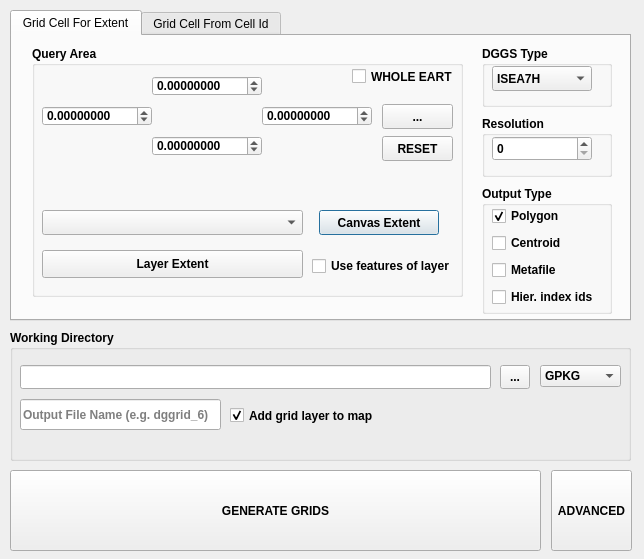
<?xml version="1.0" encoding="UTF-8"?>
<ui version="4.0">
 <class>DGGRIDDialogBase</class>
 <widget class="QDialog" name="DGGRIDDialogBase">
  <property name="enabled">
   <bool>true</bool>
  </property>
  <property name="geometry">
   <rect>
    <x>0</x>
    <y>0</y>
    <width>644</width>
    <height>559</height>
   </rect>
  </property>
  <property name="windowTitle">
   <string>DGGRID Create</string>
  </property>
  <widget class="QTabWidget" name="tabWidget">
   <property name="geometry">
    <rect>
     <x>10</x>
     <y>10</y>
     <width>621</width>
     <height>311</height>
    </rect>
   </property>
   <property name="focusPolicy">
    <enum>Qt::TabFocus</enum>
   </property>
   <property name="currentIndex">
    <number>0</number>
   </property>
   <widget class="QWidget" name="tab_1">
    <attribute name="title">
     <string>Grid Cell For Extent</string>
    </attribute>
    <widget class="QGroupBox" name="groupBox_3">
     <property name="geometry">
      <rect>
       <x>470</x>
       <y>80</y>
       <width>130</width>
       <height>61</height>
      </rect>
     </property>
     <property name="font">
      <font>
       <weight>75</weight>
       <bold>true</bold>
      </font>
     </property>
     <property name="title">
      <string>Resolution</string>
     </property>
     <widget class="QSpinBox" name="sb_resolution">
      <property name="geometry">
       <rect>
        <x>10</x>
        <y>20</y>
        <width>100</width>
        <height>25</height>
       </rect>
      </property>
      <property name="maximum">
       <number>35</number>
      </property>
     </widget>
    </widget>
    <widget class="QGroupBox" name="groupBox_2">
     <property name="geometry">
      <rect>
       <x>470</x>
       <y>10</y>
       <width>130</width>
       <height>61</height>
      </rect>
     </property>
     <property name="font">
      <font>
       <weight>75</weight>
       <bold>true</bold>
      </font>
     </property>
     <property name="title">
      <string>DGGS Type</string>
     </property>
     <widget class="QComboBox" name="cb_dggstype">
      <property name="geometry">
       <rect>
        <x>10</x>
        <y>20</y>
        <width>100</width>
        <height>25</height>
       </rect>
      </property>
      <item>
       <property name="text">
        <string>ISEA7H</string>
       </property>
      </item>
      <item>
       <property name="text">
        <string>SUPERFUND</string>
       </property>
      </item>
      <item>
       <property name="text">
        <string>PLANETRISK</string>
       </property>
      </item>
      <item>
       <property name="text">
        <string>ISEA3H</string>
       </property>
      </item>
      <item>
       <property name="text">
        <string>ISEA4H</string>
       </property>
      </item>
      <item>
       <property name="text">
        <string>ISEA4T</string>
       </property>
      </item>
      <item>
       <property name="text">
        <string>ISEA4D</string>
       </property>
      </item>
      <item>
       <property name="text">
        <string>ISEA43H</string>
       </property>
      </item>
      <item>
       <property name="text">
        <string>IGEO7v2</string>
       </property>
      </item>
      <item>
       <property name="text">
        <string>FULLER3H</string>
       </property>
      </item>
      <item>
       <property name="text">
        <string>FULLER4H</string>
       </property>
      </item>
      <item>
       <property name="text">
        <string>FULLER4T</string>
       </property>
      </item>
      <item>
       <property name="text">
        <string>FULLER4D</string>
       </property>
      </item>
      <item>
       <property name="text">
        <string>FULLER43H</string>
       </property>
      </item>
      <item>
       <property name="text">
        <string>FULLER7H</string>
       </property>
      </item>
      <item>
       <property name="text">
        <string>UBER H3</string>
       </property>
      </item>
     </widget>
    </widget>
    <widget class="QGroupBox" name="groupBox">
     <property name="enabled">
      <bool>true</bool>
     </property>
     <property name="geometry">
      <rect>
       <x>20</x>
       <y>10</y>
       <width>431</width>
       <height>251</height>
      </rect>
     </property>
     <property name="font">
      <font>
       <weight>75</weight>
       <bold>true</bold>
      </font>
     </property>
     <property name="title">
      <string>Query Area</string>
     </property>
     <widget class="QDoubleSpinBox" name="sb_extent_maxy">
      <property name="geometry">
       <rect>
        <x>120</x>
        <y>30</y>
        <width>110</width>
        <height>20</height>
       </rect>
      </property>
      <property name="decimals">
       <number>8</number>
      </property>
      <property name="minimum">
       <double>-90.000000000000000</double>
      </property>
      <property name="maximum">
       <double>90.000000000000000</double>
      </property>
     </widget>
     <widget class="QDoubleSpinBox" name="sb_extent_maxx">
      <property name="geometry">
       <rect>
        <x>230</x>
        <y>60</y>
        <width>110</width>
        <height>20</height>
       </rect>
      </property>
      <property name="decimals">
       <number>8</number>
      </property>
      <property name="minimum">
       <double>-180.000000000000000</double>
      </property>
      <property name="maximum">
       <double>180.000000000000000</double>
      </property>
     </widget>
     <widget class="QDoubleSpinBox" name="sb_extent_minx">
      <property name="geometry">
       <rect>
        <x>10</x>
        <y>60</y>
        <width>110</width>
        <height>20</height>
       </rect>
      </property>
      <property name="decimals">
       <number>8</number>
      </property>
      <property name="minimum">
       <double>-180.000000000000000</double>
      </property>
      <property name="maximum">
       <double>180.000000000000000</double>
      </property>
     </widget>
     <widget class="QDoubleSpinBox" name="sb_extent_miny">
      <property name="geometry">
       <rect>
        <x>120</x>
        <y>90</y>
        <width>110</width>
        <height>20</height>
       </rect>
      </property>
      <property name="decimals">
       <number>8</number>
      </property>
      <property name="minimum">
       <double>-90.000000000000000</double>
      </property>
      <property name="maximum">
       <double>90.000000000000000</double>
      </property>
     </widget>
     <widget class="QComboBox" name="cb_layers">
      <property name="geometry">
       <rect>
        <x>10</x>
        <y>164</y>
        <width>261</width>
        <height>25</height>
       </rect>
      </property>
     </widget>
     <widget class="QPushButton" name="btn_canvasExtent">
      <property name="geometry">
       <rect>
        <x>287</x>
        <y>164</y>
        <width>120</width>
        <height>25</height>
       </rect>
      </property>
      <property name="text">
       <string>Canvas Extent</string>
      </property>
     </widget>
     <widget class="QToolButton" name="tbtn_draw">
      <property name="geometry">
       <rect>
        <x>350</x>
        <y>58</y>
        <width>71</width>
        <height>25</height>
       </rect>
      </property>
      <property name="toolTip">
       <string>Draw Extent</string>
      </property>
      <property name="text">
       <string>...</string>
      </property>
     </widget>
     <widget class="QPushButton" name="btn_layerextent">
      <property name="geometry">
       <rect>
        <x>10</x>
        <y>204</y>
        <width>261</width>
        <height>28</height>
       </rect>
      </property>
      <property name="text">
       <string>Layer Extent</string>
      </property>
     </widget>
     <widget class="QLabel" name="lbl_message_3">
      <property name="geometry">
       <rect>
        <x>10</x>
        <y>97</y>
        <width>120</width>
        <height>29</height>
       </rect>
      </property>
      <property name="text">
       <string/>
      </property>
     </widget>
     <widget class="QPushButton" name="btn_reset">
      <property name="geometry">
       <rect>
        <x>350</x>
        <y>90</y>
        <width>71</width>
        <height>25</height>
       </rect>
      </property>
      <property name="text">
       <string>RESET</string>
      </property>
     </widget>
     <widget class="QCheckBox" name="chb_use_features">
      <property name="geometry">
       <rect>
        <x>280</x>
        <y>210</y>
        <width>141</width>
        <height>20</height>
       </rect>
      </property>
      <property name="text">
       <string>Use features of layer</string>
      </property>
     </widget>
     <widget class="QCheckBox" name="chb_wholeEarth">
      <property name="enabled">
       <bool>true</bool>
      </property>
      <property name="geometry">
       <rect>
        <x>320</x>
        <y>20</y>
        <width>101</width>
        <height>21</height>
       </rect>
      </property>
      <property name="text">
       <string>WHOLE EARTH</string>
      </property>
     </widget>
    </widget>
    <widget class="QGroupBox" name="groupBox_7">
     <property name="geometry">
      <rect>
       <x>470</x>
       <y>150</y>
       <width>130</width>
       <height>128</height>
      </rect>
     </property>
     <property name="font">
      <font>
       <weight>75</weight>
       <bold>true</bold>
      </font>
     </property>
     <property name="title">
      <string>Output Type</string>
     </property>
     <widget class="QCheckBox" name="chb_polygon">
      <property name="geometry">
       <rect>
        <x>10</x>
        <y>20</y>
        <width>101</width>
        <height>20</height>
       </rect>
      </property>
      <property name="text">
       <string>Polygon</string>
      </property>
      <property name="checked">
       <bool>true</bool>
      </property>
     </widget>
     <widget class="QCheckBox" name="chb_centroid">
      <property name="geometry">
       <rect>
        <x>10</x>
        <y>47</y>
        <width>101</width>
        <height>20</height>
       </rect>
      </property>
      <property name="text">
       <string>Centroid</string>
      </property>
     </widget>
     <widget class="QCheckBox" name="chb_metafile">
      <property name="geometry">
       <rect>
        <x>10</x>
        <y>74</y>
        <width>101</width>
        <height>20</height>
       </rect>
      </property>
      <property name="text">
       <string>Metafile</string>
      </property>
     </widget>
     <widget class="QCheckBox" name="chb_hierndx">
      <property name="geometry">
       <rect>
        <x>10</x>
        <y>101</y>
        <width>115</width>
        <height>20</height>
       </rect>
      </property>
      <property name="toolTip">
       <string>hierarchical cell ids (Z7/Z3/ZORDER digit string) instead of SEQNUM</string>
      </property>
      <property name="text">
       <string>Hier. index ids</string>
      </property>
     </widget>
    </widget>
   </widget>
   <widget class="QWidget" name="tab_2">
    <attribute name="title">
     <string>Grid Cell From Cell Id</string>
    </attribute>
    <widget class="QGroupBox" name="groupBox_8">
     <property name="geometry">
      <rect>
       <x>320</x>
       <y>4</y>
       <width>130</width>
       <height>61</height>
      </rect>
     </property>
     <property name="font">
      <font>
       <weight>75</weight>
       <bold>true</bold>
      </font>
     </property>
     <property name="title">
      <string>DGGS Type</string>
     </property>
     <widget class="QComboBox" name="cb_dggstype_2">
      <property name="geometry">
       <rect>
        <x>10</x>
        <y>23</y>
        <width>111</width>
        <height>20</height>
       </rect>
      </property>
      <item>
       <property name="text">
        <string>ISEA7H</string>
       </property>
      </item>
      <item>
       <property name="text">
        <string>SUPERFUND</string>
       </property>
      </item>
      <item>
       <property name="text">
        <string>PLANETRISK</string>
       </property>
      </item>
      <item>
       <property name="text">
        <string>ISEA3H</string>
       </property>
      </item>
      <item>
       <property name="text">
        <string>ISEA4H</string>
       </property>
      </item>
      <item>
       <property name="text">
        <string>ISEA4T</string>
       </property>
      </item>
      <item>
       <property name="text">
        <string>ISEA4D</string>
       </property>
      </item>
      <item>
       <property name="text">
        <string>ISEA43H</string>
       </property>
      </item>
      <item>
       <property name="text">
        <string>IGEO7v2</string>
       </property>
      </item>
      <item>
       <property name="text">
        <string>FULLER3H</string>
       </property>
      </item>
      <item>
       <property name="text">
        <string>FULLER4H</string>
       </property>
      </item>
      <item>
       <property name="text">
        <string>FULLER4T</string>
       </property>
      </item>
      <item>
       <property name="text">
        <string>FULLER4D</string>
       </property>
      </item>
      <item>
       <property name="text">
        <string>FULLER43H</string>
       </property>
      </item>
      <item>
       <property name="text">
        <string>FULLER7H</string>
       </property>
      </item>
      <item>
       <property name="text">
        <string>UBER H3</string>
       </property>
      </item>
     </widget>
    </widget>
    <widget class="QGroupBox" name="groupBox_9">
     <property name="geometry">
      <rect>
       <x>460</x>
       <y>4</y>
       <width>130</width>
       <height>61</height>
      </rect>
     </property>
     <property name="font">
      <font>
       <weight>75</weight>
       <bold>true</bold>
      </font>
     </property>
     <property name="title">
      <string>Resolution</string>
     </property>
     <widget class="QSpinBox" name="sb_resolution_2">
      <property name="geometry">
       <rect>
        <x>10</x>
        <y>20</y>
        <width>111</width>
        <height>20</height>
       </rect>
      </property>
      <property name="maximum">
       <number>35</number>
      </property>
     </widget>
    </widget>
    <widget class="QListWidget" name="lw_cellids">
     <property name="geometry">
      <rect>
       <x>140</x>
       <y>10</y>
       <width>151</width>
       <height>264</height>
      </rect>
     </property>
     <property name="selectionMode">
      <enum>QAbstractItemView::MultiSelection</enum>
     </property>
     <property name="layoutMode">
      <enum>QListView::SinglePass</enum>
     </property>
    </widget>
    <widget class="QPushButton" name="pb_addcellid">
     <property name="geometry">
      <rect>
       <x>10</x>
       <y>50</y>
       <width>111</width>
       <height>31</height>
      </rect>
     </property>
     <property name="font">
      <font>
       <weight>75</weight>
       <bold>true</bold>
      </font>
     </property>
     <property name="text">
      <string>ADD</string>
     </property>
    </widget>
    <widget class="QPushButton" name="pb_deletecellid">
     <property name="geometry">
      <rect>
       <x>10</x>
       <y>90</y>
       <width>111</width>
       <height>31</height>
      </rect>
     </property>
     <property name="font">
      <font>
       <weight>75</weight>
       <bold>true</bold>
      </font>
     </property>
     <property name="text">
      <string>DELETE</string>
     </property>
    </widget>
    <widget class="QPushButton" name="pb_clearcellids">
     <property name="geometry">
      <rect>
       <x>10</x>
       <y>130</y>
       <width>111</width>
       <height>31</height>
      </rect>
     </property>
     <property name="font">
      <font>
       <weight>75</weight>
       <bold>true</bold>
      </font>
     </property>
     <property name="text">
      <string>CLEAR</string>
     </property>
    </widget>
    <widget class="QPushButton" name="pb_browsecellids">
     <property name="geometry">
      <rect>
       <x>10</x>
       <y>170</y>
       <width>111</width>
       <height>31</height>
      </rect>
     </property>
     <property name="font">
      <font>
       <weight>75</weight>
       <bold>true</bold>
      </font>
     </property>
     <property name="text">
      <string>BROWSE</string>
     </property>
    </widget>
    <widget class="QGroupBox" name="groupBox_10">
     <property name="geometry">
      <rect>
       <x>320</x>
       <y>80</y>
       <width>271</width>
       <height>121</height>
      </rect>
     </property>
     <property name="font">
      <font>
       <weight>75</weight>
       <bold>true</bold>
      </font>
     </property>
     <property name="title">
      <string>Output Type</string>
     </property>
     <widget class="QCheckBox" name="chb_polygon_2">
      <property name="geometry">
       <rect>
        <x>10</x>
        <y>20</y>
        <width>111</width>
        <height>30</height>
       </rect>
      </property>
      <property name="text">
       <string>Polygon</string>
      </property>
      <property name="checked">
       <bool>true</bool>
      </property>
     </widget>
     <widget class="QCheckBox" name="chb_centroid_2">
      <property name="geometry">
       <rect>
        <x>144</x>
        <y>20</y>
        <width>111</width>
        <height>30</height>
       </rect>
      </property>
      <property name="text">
       <string>Centroid</string>
      </property>
     </widget>
     <widget class="QCheckBox" name="chb_children_2">
      <property name="geometry">
       <rect>
        <x>144</x>
        <y>50</y>
        <width>101</width>
        <height>30</height>
       </rect>
      </property>
      <property name="text">
       <string>Children</string>
      </property>
     </widget>
     <widget class="QCheckBox" name="chb_neighbor_2">
      <property name="geometry">
       <rect>
        <x>10</x>
        <y>50</y>
        <width>121</width>
        <height>30</height>
       </rect>
      </property>
      <property name="text">
       <string>Neighbors</string>
      </property>
      <property name="checked">
       <bool>false</bool>
      </property>
     </widget>
     <widget class="QCheckBox" name="chb_metafile_2">
      <property name="geometry">
       <rect>
        <x>10</x>
        <y>84</y>
        <width>101</width>
        <height>20</height>
       </rect>
      </property>
      <property name="text">
       <string>Metafile</string>
      </property>
     </widget>
    </widget>
    <widget class="QPushButton" name="pb_getselected_2">
     <property name="geometry">
      <rect>
       <x>10</x>
       <y>210</y>
       <width>111</width>
       <height>31</height>
      </rect>
     </property>
     <property name="font">
      <font>
       <weight>75</weight>
       <bold>true</bold>
      </font>
     </property>
     <property name="text">
      <string>GET SELECTED</string>
     </property>
    </widget>
    <widget class="QDoubleSpinBox" name="sb_cellid">
     <property name="geometry">
      <rect>
       <x>10</x>
       <y>10</y>
       <width>111</width>
       <height>31</height>
      </rect>
     </property>
     <property name="decimals">
      <number>0</number>
     </property>
     <property name="maximum">
      <double>99999999999999996863366107917975552.000000000000000</double>
     </property>
    </widget>
    <widget class="QLineEdit" name="le_cellid">
     <property name="geometry">
      <rect>
       <x>10</x>
       <y>10</y>
       <width>111</width>
       <height>31</height>
      </rect>
     </property>
    </widget>
    <zorder>le_cellid</zorder>
    <zorder>sb_cellid</zorder>
    <zorder>groupBox_8</zorder>
    <zorder>groupBox_9</zorder>
    <zorder>lw_cellids</zorder>
    <zorder>pb_addcellid</zorder>
    <zorder>pb_deletecellid</zorder>
    <zorder>pb_clearcellids</zorder>
    <zorder>pb_browsecellids</zorder>
    <zorder>groupBox_10</zorder>
    <zorder>pb_getselected_2</zorder>
   </widget>
  </widget>
  <widget class="QPushButton" name="btn_execute">
   <property name="enabled">
    <bool>true</bool>
   </property>
   <property name="geometry">
    <rect>
     <x>10</x>
     <y>470</y>
     <width>531</width>
     <height>81</height>
    </rect>
   </property>
   <property name="font">
    <font>
     <pointsize>9</pointsize>
     <weight>75</weight>
     <bold>true</bold>
    </font>
   </property>
   <property name="text">
    <string>GENERATE GRIDS</string>
   </property>
  </widget>
  <widget class="QGroupBox" name="groupBox_4">
   <property name="geometry">
    <rect>
     <x>10</x>
     <y>330</y>
     <width>621</width>
     <height>131</height>
    </rect>
   </property>
   <property name="sizePolicy">
    <sizepolicy hsizetype="Fixed" vsizetype="Fixed">
     <horstretch>0</horstretch>
     <verstretch>0</verstretch>
    </sizepolicy>
   </property>
   <property name="font">
    <font>
     <weight>75</weight>
     <bold>true</bold>
    </font>
   </property>
   <property name="title">
    <string>Working Directory</string>
   </property>
   <widget class="QLineEdit" name="le_wdir">
    <property name="enabled">
     <bool>true</bool>
    </property>
    <property name="geometry">
     <rect>
      <x>10</x>
      <y>35</y>
      <width>471</width>
      <height>24</height>
     </rect>
    </property>
    <property name="frame">
     <bool>true</bool>
    </property>
    <property name="alignment">
     <set>Qt::AlignLeading|Qt::AlignLeft|Qt::AlignVCenter</set>
    </property>
    <property name="placeholderText">
     <string/>
    </property>
   </widget>
   <widget class="QToolButton" name="btn_browse">
    <property name="geometry">
     <rect>
      <x>490</x>
      <y>35</y>
      <width>30</width>
      <height>24</height>
     </rect>
    </property>
    <property name="text">
     <string>...</string>
    </property>
    <property name="toolButtonStyle">
     <enum>Qt::ToolButtonIconOnly</enum>
    </property>
    <property name="arrowType">
     <enum>Qt::NoArrow</enum>
    </property>
   </widget>
   <widget class="QLabel" name="lbl_message_4">
    <property name="geometry">
     <rect>
      <x>10</x>
      <y>60</y>
      <width>231</width>
      <height>21</height>
     </rect>
    </property>
    <property name="text">
     <string/>
    </property>
   </widget>
   <widget class="QCheckBox" name="cb_add_to_layer">
    <property name="geometry">
     <rect>
      <x>220</x>
      <y>70</y>
      <width>151</width>
      <height>31</height>
     </rect>
    </property>
    <property name="layoutDirection">
     <enum>Qt::LeftToRight</enum>
    </property>
    <property name="text">
     <string>Add grid layer to map</string>
    </property>
    <property name="checked">
     <bool>true</bool>
    </property>
   </widget>
   <widget class="QLineEdit" name="le_outFileName">
    <property name="geometry">
     <rect>
      <x>10</x>
      <y>69</y>
      <width>201</width>
      <height>31</height>
     </rect>
    </property>
    <property name="maxLength">
     <number>255</number>
    </property>
    <property name="frame">
     <bool>true</bool>
    </property>
    <property name="alignment">
     <set>Qt::AlignLeading|Qt::AlignLeft|Qt::AlignVCenter</set>
    </property>
    <property name="placeholderText">
     <string>Output File Name (e.g. dggrid_6)</string>
    </property>
   </widget>
   <widget class="QLabel" name="lbl_wdir">
    <property name="geometry">
     <rect>
      <x>478</x>
      <y>70</y>
      <width>131</width>
      <height>21</height>
     </rect>
    </property>
    <property name="text">
     <string/>
    </property>
    <property name="alignment">
     <set>Qt::AlignRight|Qt::AlignTrailing|Qt::AlignVCenter</set>
    </property>
   </widget>
   <widget class="QComboBox" name="cb_dtype">
    <property name="geometry">
     <rect>
      <x>530</x>
      <y>35</y>
      <width>81</width>
      <height>22</height>
     </rect>
    </property>
    <item>
     <property name="text">
      <string>GPKG</string>
     </property>
    </item>
    <item>
     <property name="text">
      <string>SHP</string>
     </property>
    </item>
    <item>
     <property name="text">
      <string>KML</string>
     </property>
    </item>
    <item>
     <property name="text">
      <string>GEOJSON</string>
     </property>
    </item>
    <item>
     <property name="text">
      <string>GML</string>
     </property>
    </item>
   </widget>
  </widget>
  <widget class="QPushButton" name="pb_options">
   <property name="geometry">
    <rect>
     <x>551</x>
     <y>470</y>
     <width>81</width>
     <height>81</height>
    </rect>
   </property>
   <property name="font">
    <font>
     <weight>75</weight>
     <bold>true</bold>
    </font>
   </property>
   <property name="text">
    <string>ADVANCED</string>
   </property>
  </widget>
 </widget>
 <resources/>
 <connections/>
</ui>
